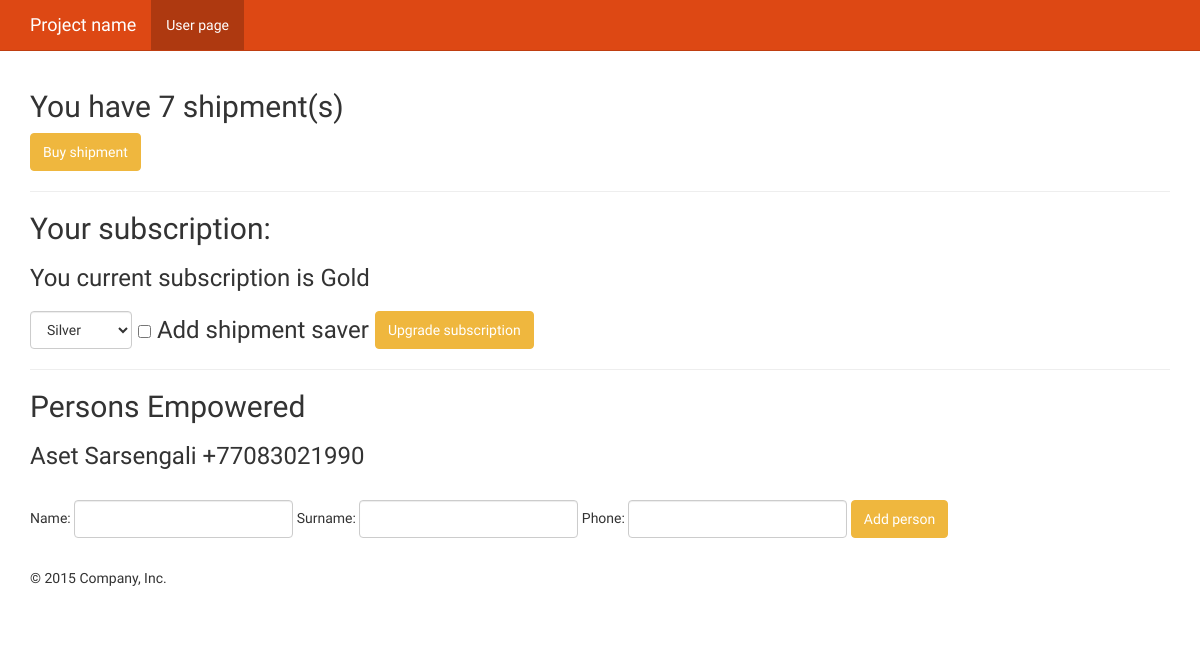
Screenshot of /user_page/ (signed in) with the database file from the repository.
### book/models.py (models this page shows, shortened)
class Subscription(models.Model):
    user = models.ForeignKey(User)
    level = models.ForeignKey(SubscriptionType)
    available_shipments = models.IntegerField(default=0)
    extra_shipments = models.IntegerField(default = 0)
    first_addressee_name = models.CharField(max_length=128, default="")
    second_addressee_name = models.CharField(max_length=128, default="")
    first_addressee_phone = models.CharField(max_length=64, default="")
    second_addressee_phone = models.CharField(max_length=64, default="")
    saver = models.BooleanField(default=False)
    renew_date = models.DateTimeField(default=datetime.now())

class SubscriptionType(models.Model):
	name = models.CharField(max_length=128)
	days = models.IntegerField(default = 0)
	monthly_fee = models.FloatField(default = 0)
	notification = models.BooleanField(default=False)
	amount_of_addresses = models.IntegerField(default = 0)
	amount_of_shipments = models.IntegerField(default = 0)
	number_of_persons_empowered = models.IntegerField(default = 0)
	store_shipment_fee = models.FloatField(default = 0)
	def __unicode__(self):
		return self.name

class PersonEmpowered(models.Model):
	subscription = models.ForeignKey(Subscription)
	name = models.CharField(max_length=128)
	surname = models.CharField(max_length=128)
	phone = models.CharField(max_length=128)

### book/views.py (the view)
# urls.py: url(r'^user_page/$', views.user_page, name='user_page'),
@login_required
def user_page(request):
	context_dict = {}
        subscription = Subscription.objects.get(user = request.user)
        context_dict['shipments'] = subscription.available_shipments + subscription.extra_shipments
        if subscription.level.name != "Simple":
            context_dict['subscription'] = subscription
        context_dict['persons'] = PersonEmpowered.objects.filter(subscription = subscription)
	return render(request, 'book/user.html', context_dict)

### templates/book/user.html (shortened to what this page needs)
<!DOCTYPE html>
<html lang="en"><head><meta http-equiv="Content-Type" content="text/html; charset=UTF-8">
    {% load staticfiles %}
    <link href="{% static 'css/bootstrap.min.css' %}" rel="stylesheet">
    <link href="{% static 'css/ie10-viewport-bug-workaround.css' %}" rel="stylesheet">
    <link href="{% static 'css/offcanvas.css' %}" rel="stylesheet">
  </head>
  <body>
    <nav class="navbar navbar-fixed-top navbar-default">
      <div class="container">
        <div class="navbar-header">
          <a class="navbar-brand" href="/">Project name</a>
        </div>
        <div id="navbar" class="collapse navbar-collapse">
          <ul class="nav navbar-nav">
            <li class="active"><a href="/user_page/">User page</a></li>
          </ul>
        </div>
      </div>
    </nav>
    <div class="container">
          <div class="blog-post">
            <h2 class="blog-post-title">You have {{ shipments }} shipment(s)</h2>
            <p><a class="btn btn-warning" href="/get_shipment">Buy shipment</a></p>
            <hr>
            <h2>Your subscription:</h2>
            {% if subscription %}
              <h3>You current subscription is {{ subscription.level }}<h3>
              <form class="form-inline" action="/subscribe_pay/" method="post">
                <div class="form-group">
                  <select class="form-control" name="level">
                    <option>Silver</option>
                  </select>
                </div>
                <div class="checkbox">
                    <label>
                      <input type="checkbox" name="saver"> Add shipment saver
                    </label>
                </div>
                <button type="submit" class="btn btn-warning">Upgrade subscription</button>
              </form>
            {% endif %}
          </div>
          <hr>
          <h2> Persons Empowered </h2>
          {% for person in persons %}
          <h3>{{ person.name }} {{ person.surname }} {{ person.phone }}</h3>
          {% endfor %}
          <br>
          <form class="form-inline" action="/add_person/" method="post">
                <div class="form-group">
                  Name: <input type="text" name="name" class="form-control">
                </div>
                <div class="form-group">
                  Surname: <input type="text" name="surname" class="form-control">
                </div>
                <div class="form-group">
                  Phone: <input type="text" name="phone" class="form-control">
                </div>
                <button type="submit" class="btn btn-warning">Add person</button>
              </form>
      <footer>
        <p>© 2015 Company, Inc.</p>
      </footer>
    </div>
</body></html>

### static/css/offcanvas.css (style rules this page uses)
html, body { overflow-x: hidden; }
body { padding-top: 70px; }
footer { padding: 30px 0; }

### rows the page displays
Subscription: level "Gold"
PersonEmpowered: name "Aset", surname "Sarsengali", phone "+77083021990"

### other values shown
{{ shipments }} "7"
